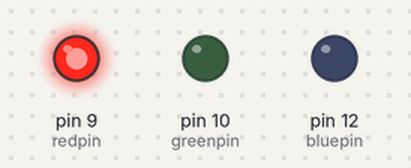
This sketch was run on a simulated Arduino Uno, built with avr-gcc and run on an emulated ATmega328P. Parts: output pins drawn as LEDs (lit = HIGH).

Above: at 0.5 s.
At 1.5 s:
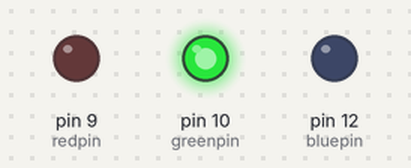
At 5.5 s:
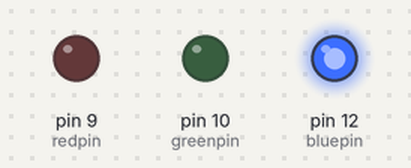
Timing chart, 0 to 6.9 s (numbered marks = the images above):
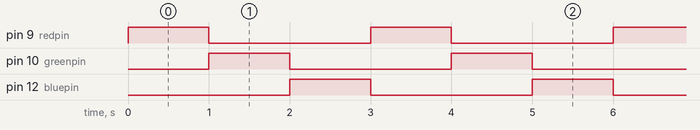

Measured:
- by itself, pin 9 (redpin), pin 10 (greenpin), pin 12 (bluepin): alternates HIGH for 1.0 s and LOW for 2.0 s
- by itself, everything shown: repeats every 3.0 s, in 3 steps

The sketch:

rbglight_sadoo.ino
```cpp
/*
author:sadeen abdelalrahman
date:30/5/2025

*/
const int redpin = 9;
const int greenpin = 10;
const int bluepin = 12;

void setup() {
  pinMode(redpin, OUTPUT);
  pinMode(greenpin, OUTPUT);
  pinMode(bluepin, OUTPUT);
}

void loop() {
    analogWrite(redpin,255);
    analogWrite(greenpin,0);
   analogWrite(bluepin,0);
   delay(1000);
    analogWrite(redpin,0);
    analogWrite(greenpin,255);
   analogWrite(bluepin,0);
   delay(1000);
    analogWrite(redpin,0);
    analogWrite(greenpin,0);
   analogWrite(bluepin,255);
   delay(1000);

}
```
